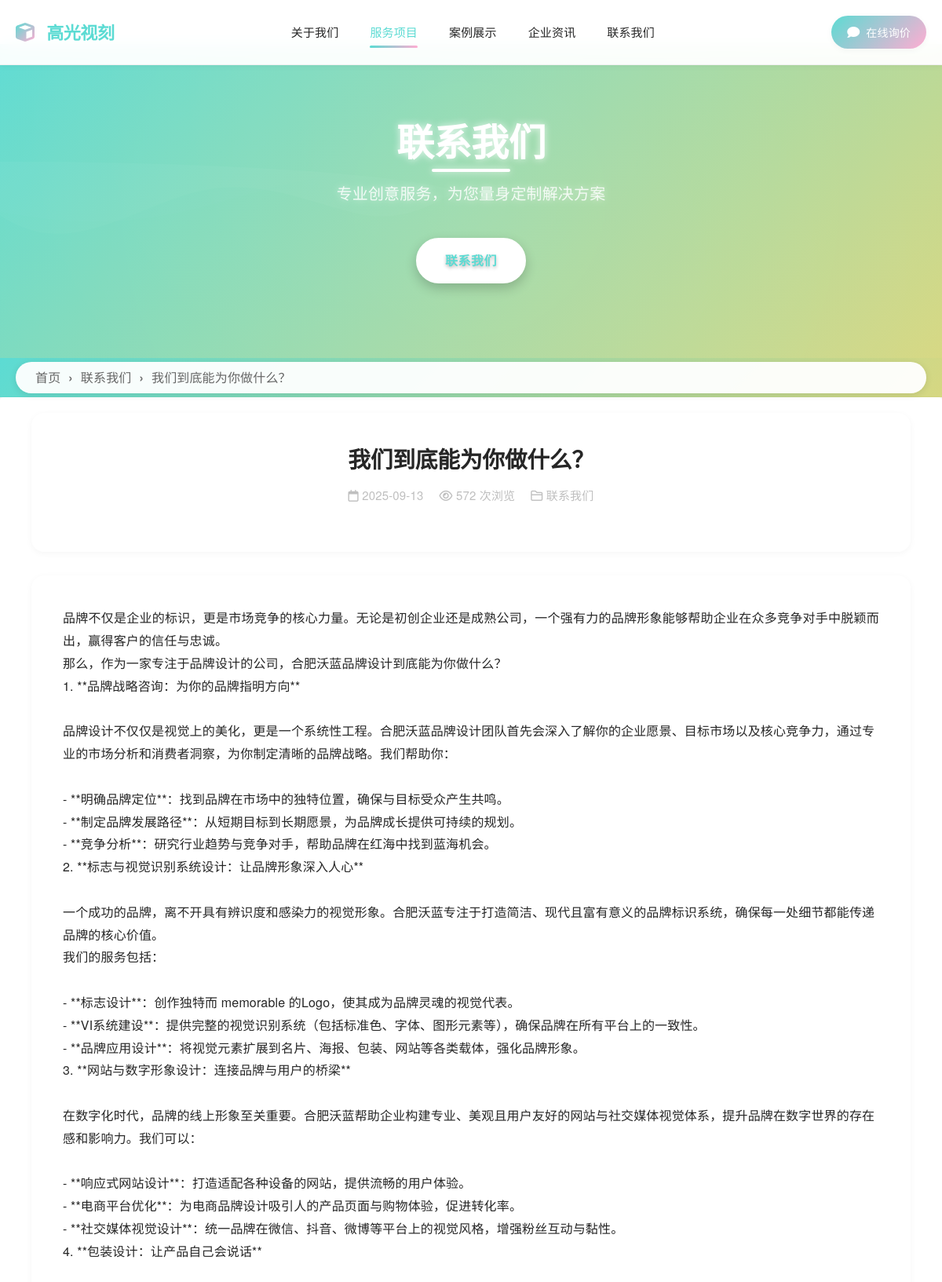
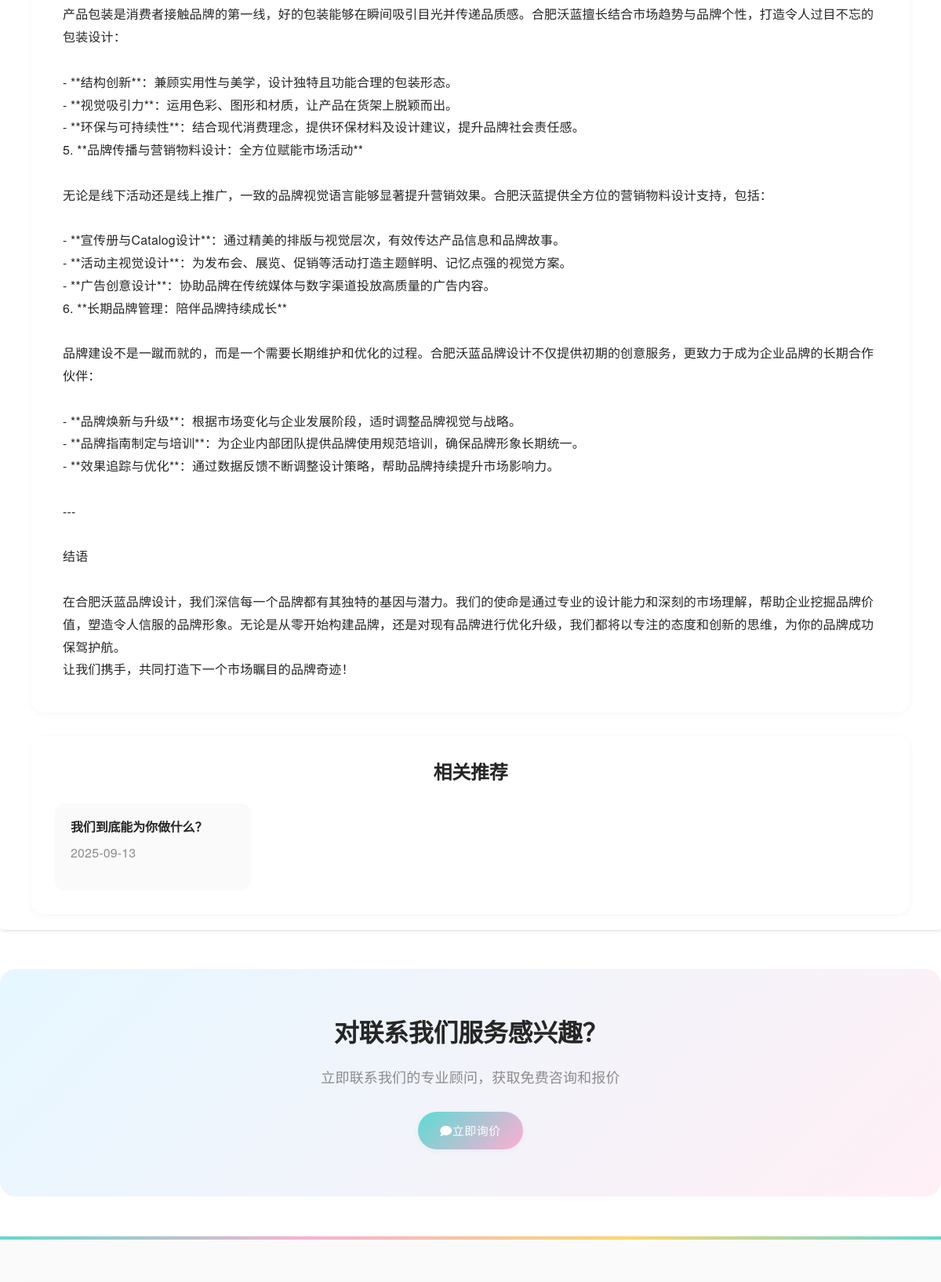
Page /services/ (upper part) on the committed database (2 pictures, top to bottom).
### tables this page shows
CREATE TABLE `config` (
  `id` int(11) NOT NULL AUTO_INCREMENT,
  `config_key` varchar(100) NOT NULL COMMENT '配置键名',
  `config_value` text COMMENT '配置值',
  `config_group` varchar(50) DEFAULT 'basic' COMMENT '配置分组',
  `config_type` enum('text','textarea','number','select','radio','checkbox','image','file') DEFAULT 'text' COMMENT '配置类型',
  `config_options` text COMMENT '配置选项(JSON格式)',
  `config_title` varchar(200) DEFAULT NULL COMMENT '配置标题',
  `config_description` text COMMENT '配置描述',
  `sort_order` int(11) DEFAULT '0' COMMENT '排序',
  `is_required` tinyint(1) DEFAULT '0' COMMENT '是否必填',
  `is_system` tinyint(1) DEFAULT '0' COMMENT '是否系统配置',
  `created_at` datetime DEFAULT CURRENT_TIMESTAMP COMMENT '创建时间',
  `updated_at` datetime DEFAULT CURRENT_TIMESTAMP ON UPDATE CURRENT_TIMESTAMP COMMENT '更新时间',
  PRIMARY KEY (`id`),
  UNIQUE KEY `config_key` (`config_key`),
  KEY `config_group` (`config_group`),
  KEY `sort_order` (`sort_order`)
);

CREATE TABLE `categories` (
  `id` int(11) NOT NULL AUTO_INCREMENT,
  `name` varchar(100) NOT NULL COMMENT '栏目名称',
  `slug` varchar(100) NOT NULL COMMENT 'URL别名',
  `description` text COMMENT '栏目描述',
  `channel_content` longtext COMMENT '频道页面内容',
  `template_type` enum('channel','list','content') NOT NULL DEFAULT 'list' COMMENT '模板类型',
  `template_file` varchar(100) DEFAULT NULL COMMENT '模板文件名',
  `parent_id` int(11) NOT NULL DEFAULT '0' COMMENT '父栏目ID',
  `sort_order` int(11) NOT NULL DEFAULT '0' COMMENT '排序',
  `is_active` tinyint(1) NOT NULL DEFAULT '1' COMMENT '是否启用',
  `meta_title` varchar(200) DEFAULT NULL COMMENT 'SEO标题',
  `meta_keywords` varchar(500) DEFAULT NULL COMMENT 'SEO关键词',
  `meta_description` varchar(500) DEFAULT NULL COMMENT 'SEO描述',
  `created_at` timestamp NOT NULL DEFAULT CURRENT_TIMESTAMP COMMENT '创建时间',
  `updated_at` timestamp NOT NULL DEFAULT CURRENT_TIMESTAMP ON UPDATE CURRENT_TIMESTAMP COMMENT '更新时间',
  `content_template_id` int(11) DEFAULT NULL COMMENT '内容模板ID',
  PRIMARY KEY (`id`),
  UNIQUE KEY `slug` (`slug`),
  KEY `parent_id` (`parent_id`),
  KEY `sort_order` (`sort_order`),
  KEY `is_active` (`is_active`),
  KEY `idx_template_file` (`template_file`),
  KEY `idx_content_template_id` (`content_template_id`)
);

CREATE TABLE `contents` (
  `id` int(11) NOT NULL AUTO_INCREMENT,
  `category_id` int(11) NOT NULL COMMENT '栏目ID',
  `title` varchar(200) NOT NULL COMMENT '标题',
  `slug` varchar(200) NOT NULL COMMENT 'URL别名',
  `summary` text COMMENT '摘要',
  `content` longtext COMMENT '内容',
  `thumbnail` varchar(500) DEFAULT NULL COMMENT '缩略图',
  `images` json DEFAULT NULL COMMENT '图片集合',
  `videos` json DEFAULT NULL COMMENT '视频集合',
  `tags` varchar(500) DEFAULT NULL COMMENT '标签',
  `view_count` int(11) NOT NULL DEFAULT '0' COMMENT '浏览量',
  `sort_order` int(11) NOT NULL DEFAULT '0' COMMENT '排序',
  `is_featured` tinyint(1) NOT NULL DEFAULT '0' COMMENT '是否推荐',
  `is_published` tinyint(1) NOT NULL DEFAULT '1' COMMENT '是否发布',
  `published_at` timestamp NULL DEFAULT NULL COMMENT '发布时间',
  `seo_title` varchar(200) DEFAULT NULL COMMENT 'SEO标题',
  `seo_keywords` varchar(500) DEFAULT NULL COMMENT 'SEO关键词',
  `seo_description` varchar(500) DEFAULT NULL COMMENT 'SEO描述',
  `created_at` timestamp NOT NULL DEFAULT CURRENT_TIMESTAMP COMMENT '创建时间',
  `updated_at` timestamp NOT NULL DEFAULT CURRENT_TIMESTAMP ON UPDATE CURRENT_TIMESTAMP COMMENT '更新时间',
  PRIMARY KEY (`id`),
  UNIQUE KEY `slug` (`slug`),
  KEY `category_id` (`category_id`),
  KEY `is_published` (`is_published`),
  KEY `is_featured` (`is_featured`),
  KEY `sort_order` (`sort_order`)
);

### templates/default/content.php (the view, shortened to what this page needs)
<?php
$innerpage_banners = get_innerpage_banners(5);
$related_contents = isset($content['category_id']) ? get_contents($content['category_id'], 4, 0, true) : [];
?>
<!DOCTYPE html>
<html lang="zh-CN">
<head>
    <link rel="stylesheet" href="https://unpkg.com/layui@2.8.0/dist/css/layui.css">
    <link rel="stylesheet" href="<?php echo url('templates/default/assets/css/frontend/style.css'); ?>">
    <link rel="stylesheet" href="<?php echo url('templates/default/assets/css/frontend/content.css'); ?>">
    <link rel="stylesheet" href="<?php echo url('templates/default/assets/css/frontend/dynamic-banner.css'); ?>">
    <link rel="stylesheet" href="<?php echo url('templates/default/assets/css/frontend/enhanced-placeholder.css'); ?>">
    <link rel="stylesheet" href="https://cdnjs.cloudflare.com/ajax/libs/font-awesome/6.0.0/css/all.min.css">
</head>
<body class="content-page">
    <?php include __DIR__ . '/header.php'; ?>
    <?php if (!empty($innerpage_banners)): ?>
    <section class="inner-banner-section">
        <div class="dynamic-inner-carousel">
            <?php foreach ($innerpage_banners as $index => $banner): ?>
            <div class="carousel-slide-3d <?php echo $index === 0 ? 'active' : ''; ?>"
                 style="background-image: url('<?php echo htmlspecialchars($banner['image_url']); ?>');">
                <div class="inner-banner-content-3d">
                    <?php if (!empty($banner['title'])): ?>
                    <h2><?php echo htmlspecialchars($banner['title']); ?></h2>
                    <?php endif; ?>
                    <?php if (!empty($banner['link_url'])): ?>
                    <div class="inner-banner-buttons">
                        <a href="<?php echo htmlspecialchars($banner['link_url']); ?>" class="btn-primary">了解更多</a>
                    </div>
                    <?php endif; ?>
                </div>
            </div>
            <?php endforeach; ?>
            <button class="carousel-control-3d prev">
                <i class="fas fa-chevron-left"></i>
            </button>
            <button class="carousel-control-3d next">
                <i class="fas fa-chevron-right"></i>
            </button>
            <div class="carousel-indicators-3d">
                <?php for ($i = 0; $i < count($innerpage_banners); $i++): ?>
                <span class="indicator-3d <?php echo $i === 0 ? 'active' : ''; ?>" data-slide="<?php echo $i; ?>"></span>
                <?php endfor; ?>
            </div>
        </div>
    </section>
    <?php else: ?>
    <section class="inner-banner-section inner-banner-placeholder enhanced">
        <div class="inner-banner-placeholder-content enhanced">
            <h2><?php echo isset($category['name']) ? htmlspecialchars($category['name']) : '默认栏目'; ?></h2>
            <p>专业创意服务，为您量身定制解决方案</p>
            <div class="inner-banner-placeholder-buttons enhanced">
                <a href="<?php echo url('contact/'); ?>" class="btn-primary">联系我们</a>
            </div>
        </div>
    </section>
    <?php endif; ?>
    <section class="breadcrumb-section" style="height: 50px; display: flex; align-items: center;">
        <div class="container">
            <div class="custom-breadcrumb" style="height: 40px; width: 100%;">
                <?php
                $breadcrumb_data = generate_breadcrumb_data($category['id'], $content);
                echo render_breadcrumb_html($breadcrumb_data);
                ?>
            </div>
        </div>
    </section>
    <section class="content-detail">
        <div class="container">
            <div class="content-header">
                <h1 class="content-title"><?php echo isset($content['title']) ? $content['title'] : '默认标题'; ?></h1>
                <div class="content-meta">
                    <span>
                        <i class="far fa-calendar"></i>
                        <?php echo isset($content['created_at']) ? date('Y-m-d', strtotime($content['created_at'])) : date('Y-m-d'); ?>
                    </span>
                    <span>
                        <i class="far fa-eye"></i>
                        <?php echo isset($content['view_count']) ? $content['view_count'] : 0; ?> 次浏览
                    </span>
                    <span>
                        <i class="far fa-folder"></i>
                        <?php echo isset($category['name']) ? $category['name'] : '默认栏目'; ?>
                    </span>
                </div>
            </div>
            <div class="content-body">
                <?php echo isset($content['content']) ? $content['content'] : '暂无内容'; ?>
            </div>
            <?php if (!empty($related_contents)): ?>
            <div class="related-content">
                <h3 class="related-title">相关推荐</h3>
                <div class="related-grid">
                    <?php foreach ($related_contents as $related): ?>
                    <a href="<?php echo content_url($related); ?>" class="related-item">
                        <h4><?php echo isset($related['title']) ? $related['title'] : '默认标题'; ?></h4>
                        <p><?php echo isset($related['created_at']) ? date('Y-m-d', strtotime($related['created_at'])) : date('Y-m-d'); ?></p>
                    </a>
                    <?php endforeach; ?>
                </div>
            </div>
            <?php endif; ?>
        </div>
    </section>
    <section class="inquiry-section">
        <div class="container">
            <h2>对<?php echo isset($category['name']) ? $category['name'] : '我们的服务'; ?>服务感兴趣？</h2>
            <p>立即联系我们的专业顾问，获取免费咨询和报价</p>
            <a href="<?php echo url('contact/'); ?>" class="btn-primary">
                <i class="fas fa-comment"></i> 立即询价
            </a>
        </div>
    </section>
    <?php include __DIR__ . '/footer.php'; ?>
</body>
</html>

### templates/default/header.php (shortened to what this page needs)
<header class="site-header">
    <div class="container">
        <div class="header-content">
            <div class="logo">
                <a href="<?php echo url(); ?>">
                    <i class="fas fa-cube"></i>
                    <span><?php echo get_config('site_name', '高光视刻'); ?></span>
                </a>
            </div>
            <nav class="main-nav">
                <ul class="nav-list">
                    <?php
                    $main_categories = get_categories(0, true);
                    $current_url = $_SERVER['REQUEST_URI'];
                    foreach ($main_categories as $category):
                        $is_active = strpos($current_url, '/' . $category['slug'] . '/') !== false;
                    ?>
                    <li class="nav-item <?php echo $is_active ? 'active' : ''; ?>">
                        <a href="<?php echo url($category['slug'] . '/'); ?>"><?php echo $category['name']; ?></a>
                    </li>
                    <?php endforeach; ?>
                </ul>
            </nav>
            <div class="header-actions">
                <a href="<?php echo url('contact/'); ?>" class="btn-inquiry">
                    <i class="fas fa-comment"></i> 在线询价
                </a>
            </div>
        </div>
    </div>
</header>

### templates/default/assets/css/frontend/content.css (style rules this page uses)
.content-page .inner-banner-section { margin-top: 0; position: relative; height: 400px; }
.content-page .site-header { position: fixed; top: 0; left: 0; right: 0; z-index: 1000; }
.content-page { padding-top: 56px; }
.breadcrumb-section { background: linear-gradient(-45deg, #5cdbd3, #ffadd2, #ffd666, #5cdbd3); background-size: 400% 400%; animation: gradientBG 15s ease infinite; box-shadow: 0 4px 6px rgba(0, 0, 0, 0.1); height: 60px; display: flex; align-items: center; }
.custom-breadcrumb { background: rgba(255, 255, 255, 0.95); border-radius: 30px; padding: 0 25px; height: 40px; display: flex; align-items: center; box-shadow: 0 2px 10px rgba(0, 0, 0, 0.1); font-weight: 500; }
.content-detail { padding: 20px; background-color: #fff; border-radius: 0.25rem; box-shadow: 0 2px 4px rgba(0, 0, 0, 0.1); }
.content-detail h1 { font-size: 1.8rem; margin-bottom: 1rem; }
.content-detail p { font-size: 1rem; line-height: 1.5; margin-bottom: 1rem; }
.content-detail a { color: #007bff; text-decoration: none; }

### templates/default/assets/css/frontend/dynamic-banner.css (style rules this page uses)
.inner-banner-section { position: relative; height: 400px; overflow: visible; margin-top: 0; perspective: 1000px; }

### templates/default/assets/css/frontend/enhanced-placeholder.css (style rules this page uses)
.inner-banner-section.inner-banner-placeholder.enhanced { position: relative; overflow: hidden; background: linear-gradient(-45deg, #5cdbd3, #ffadd2, #ffd666, #5cdbd3); background-size: 400% 400%; animation: gradientShift 15s ease infinite; display: flex; align-items: center; justify-content: center; height: 400px; }
.hero-section.hero-placeholder.enhanced::before, .inner-banner-section.inner-banner-placeholder.enhanced::before { content: ''; position: absolute; top: -50%; left: -50%; width: 200%; height: 200%; background: radial-gradient(circle, rgba(255,255,255,0.1) 0%, rgba(255,255,255,0) 70%); animation: rotate 20s linear infinite; z-index: 1; }
.hero-section.hero-placeholder.enhanced::after, .inner-banner-section.inner-banner-placeholder.enhanced::after { content: ''; position: absolute; bottom: 0; left: 0; width: 100%; height: 100px; background-size: cover; background-repeat: no-repeat; animation: wave 12s linear infinite; z-index: 1; }
.hero-placeholder-content.enhanced, .inner-banner-placeholder-content.enhanced { position: relative; z-index: 2; text-align: center; max-width: 800px; padding: 0 20px; color: white; text-shadow: 0 2px 4px rgba(0,0,0,0.3); }
.inner-banner-placeholder-content.enhanced h2 { font-size: 3rem; font-weight: 800; margin-bottom: 20px; color: white; line-height: 1.2; position: relative; text-shadow: 0 0 10px rgba(255, 255, 255, 0.8); }
.hero-placeholder-content.enhanced h1::after, .inner-banner-placeholder-content.enhanced h2::after { content: ''; position: absolute; bottom: -10px; left: 50%; transform: translateX(-50%); width: 100px; height: 4px; background: white; border-radius: 2px; box-shadow: 0 0 10px rgba(255, 255, 255, 0.8); }
.hero-placeholder-content.enhanced p, .inner-banner-placeholder-content.enhanced p { font-size: 1.25rem; color: rgba(255, 255, 255, 0.95); margin-bottom: 40px; max-width: 600px; margin-left: auto; margin-right: auto; font-weight: 300; text-shadow: 0 0 8px rgba(255, 255, 255, 0.6); }
.hero-placeholder-buttons.enhanced .btn-primary, .inner-banner-placeholder-buttons.enhanced .btn-primary { background: white; color: #5cdbd3; padding: 14px 35px; border-radius: 30px; text-decoration: none; font-weight: 600; font-size: 16px; transition: all 0.3s cubic-bezier(0.4, 0, 0.2, 1); border: 2px solid white; box-shadow: 0 6px 15px rgba(0,0,0,0.2); position: relative; overflow: hidden; }
.hero-placeholder-buttons.enhanced .btn-primary::before, .inner-banner-placeholder-buttons.enhanced .btn-primary::before { content: ''; position: absolute; top: 0; left: -100%; width: 100%; height: 100%; background: linear-gradient(90deg, transparent, rgba(255,255,255,0.2), transparent); transition: 0.5s; }

### rows in the picture
config: config_value "高光视刻"
categories: name "关于我们"
categories: name "服务项目"
categories: name "案例展示"
categories: name "企业资讯"
categories: name "联系我们"
contents: title "我们到底能为你做什么？", created_at "2025-09-13", view_count "572", content "品牌不仅是企业的标识，更是市场竞争的核心力量。无论是初创企业还是成熟公司，一个强有力的品牌形象能够帮助企业在众多竞争对手中脱颖而出，赢得客户的信任与忠诚。 那么，作为一家专注于品牌设计的公司，合肥沃蓝品牌设计到底能为你做什么？ 1. **品牌战略咨询：为你的品牌指明方向** 品牌设计不仅仅是视觉上的美化，更是一个系统性工程。合肥沃蓝品牌设计团队首先会深入了解你的企业愿景、目标市场以及核心竞争力，通过专业的市场分析和消费者洞察，为你制定清晰的品牌战略。我们帮助你： - **明确品牌定位**：找到品牌在市场中的独特位置，确保与目标受众产生共鸣。 - **制定品牌发展路径**：从短期目标到长期愿景，为品牌成长提供可持续的规划。 - **竞争分析**：研究行业趋势与竞争对手，帮助品牌在红海中找到蓝海机会。 2. **标志与视觉识别系统设计：让品牌形象深入人心** 一个成功的品牌，离不开具有辨识度和感染力的视觉形象。合肥沃蓝专注于打造简洁、现代且富有意义的品牌标识系统，确保每一处细节都能传递品牌的核心价值。 我们的服务包括： - **标志设计**：创作独特而 memorable 的Logo，使其成为品牌灵魂的视觉代表。 - **VI系统建设**：提供完整的视觉识别系统（包括标准色、字体、图形元素等），确保品牌在所有平台上的一致性。 - **品牌应用设计**：将视觉元素扩展到名片、海报、包装、网站等各类载体，强化品牌形象。 3. **网站与数字形象设计：连接品牌与用户的桥梁**…"

### other values in the picture
$item['name'] "首页"
$item['name'] "联系我们"
$item['name'] "我们到底能为你做什么？"
